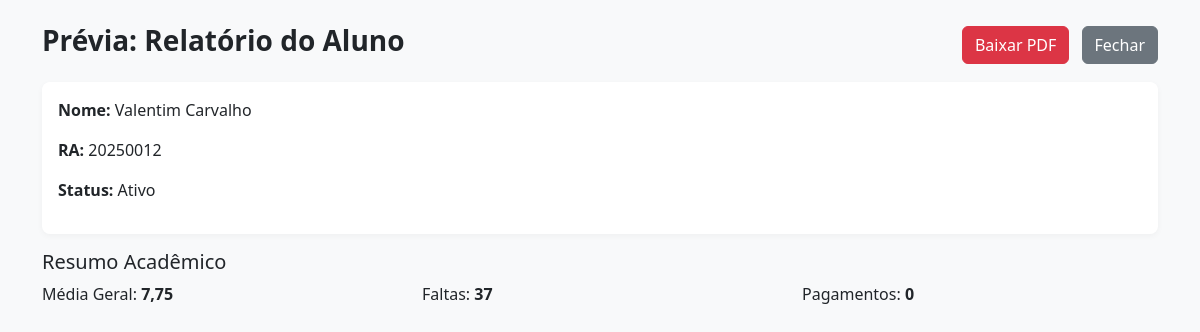
Screenshot of /relatorios/preview/aluno/ (signed in) with the database file from the repository.
### apps/academico/models.py (models this page shows, shortened)
class Aluno(models.Model):
    user = models.OneToOneField(settings.AUTH_USER_MODEL, on_delete=models.CASCADE, primary_key=True)
    RA_aluno = models.CharField(max_length=50, unique=True)
    RG_aluno = models.CharField(max_length=20, unique=True)
    data_nascimento = models.DateField()
    genero = models.CharField(max_length=20)
    etinia = models.CharField(max_length=50, blank=True, null=True)
    deficiencia = models.CharField(max_length=100, blank=True, null=True)
    estado_civil = models.CharField(max_length=20)
    conclusao_EM = models.DateField(blank=True, null=True)
    data_matricula = models.DateField(auto_now_add=True)
    status_matricula = models.CharField(max_length=20, default='Ativo')
    turma_atual = models.ForeignKey(Turma, on_delete=models.SET_NULL, null=True, blank=True, related_name='alunos')
    cod_endereco = models.ForeignKey(Endereco, on_delete=models.SET_NULL, null=True)
    responsavel_legal = models.ForeignKey(Responsavel, on_delete=models.SET_NULL, null=True, blank=True)
    class Meta:
        verbose_name = 'Aluno'
        verbose_name_plural = 'Alunos'
        db_table = 'academico_aluno'

### apps/relatorios/views.py (the view)
# urls.py: path('preview/aluno/', views.preview_relatorio_aluno, name='preview_relatorio_aluno_meu'),
@login_required
def preview_relatorio_aluno(request, aluno_id=None):
    aluno = _get_aluno_or_403(request, aluno_id)
    if not aluno:
        return redirect('home')
    from apps.academico.models import Historico, RegistroOcorrencia
    from apps.payments.models import Pagamento
    from apps.relatorios.models import DocumentoEmitido
    historicos = aluno.historico.select_related('turma_disciplina_professor__disciplina').all()
    media_geral = historicos.aggregate(avg=Avg('media_final'))['avg'] or 0
    faltas_total = historicos.aggregate(total=Sum('total_faltas'))['total'] or 0
    pagamentos = Pagamento.objects.filter(aluno=aluno.user).order_by('-data_criacao')
    total_pendente = Decimal('0.00')
    total_recebido = Decimal('0.00')
    for p in pagamentos.filter(status='pendente'):
        total_pendente += (p.valor or Decimal('0.00'))
    for p in pagamentos.filter(status='pago'):
        total_recebido += (p.valor or Decimal('0.00'))
    docs = DocumentoEmitido.objects.filter(aluno=aluno).order_by('-data_emissao')
    ocorrencias = RegistroOcorrencia.objects.filter(aluno=aluno).order_by('-data_registro')[:5]
    context = {
        'aluno': aluno,
        'historicos': historicos,
        'media_geral': media_geral,
        'faltas_total': faltas_total,
        'total_recebido': total_recebido,
        'total_pendente': total_pendente,
        'pagamentos_count': pagamentos.count(),
        'docs': docs,
        'ocorrencias': ocorrencias,
    }
    return render(request, 'relatorios/preview_aluno.html', context)

### apps/relatorios/views.py (called while the page is built)
def _get_aluno_or_403(request, aluno_id):
    if aluno_id:
        if not (issecretaria(request.user) or request.user.profile.tipo == 'coordenacao'):
            messages.error(request, "Sem permissão.")
            return None
        return get_object_or_404(Aluno, pk=aluno_id)
    else:
        if not hasattr(request.user, 'aluno'):
            messages.error(request, "Perfil de aluno não encontrado.")
            return None
        return request.user.aluno

### templates/relatorios/preview_aluno.html (shortened to what this page needs)
{% extends 'base.html' %}
{% load static %}
{% block content %}
<div class="container py-4">
    <div class="d-flex justify-content-between align-items-center mb-3">
        <h3 class="fw-bold">Prévia: Relatório do Aluno</h3>
        <div>
            <a href="{% url 'relatorio_aluno_geral_pdf' aluno.id %}" class="btn btn-danger" target="_blank">Baixar PDF</a>
            <a href="javascript:window.close();" class="btn btn-secondary ms-2">Fechar</a>
        </div>
    </div>
    <div class="card mb-3">
        <div class="card-body">
            <p><strong>Nome:</strong> {{ aluno.user.get_full_name }}</p>
            <p><strong>RA:</strong> {{ aluno.RA_aluno }}</p>
            <p><strong>Status:</strong> {{ aluno.status_matricula }}</p>
        </div>
    </div>
    <h5>Resumo Acadêmico</h5>
    <div class="row">
        <div class="col-md-4">Média Geral: <strong>{{ media_geral|floatformat:2 }}</strong></div>
        <div class="col-md-4">Faltas: <strong>{{ faltas_total }}</strong></div>
        <div class="col-md-4">Pagamentos: <strong>{{ pagamentos_count }}</strong></div>
    </div>
</div>
{% endblock %}

### static/css/style.css (style rules this page uses)
:root { --primary-color: #FF0000; --primary-dark: #CC0000; --secondary-color: #FF3333; --accent-color: #FFF5F5; --text-light: #FFFFFF; --text-dark: #333333; --sidebar-width: 250px; }
a { color: var(--primary-color); text-decoration: none; }
html, body { height: 100%; margin: 0; font-family: 'Segoe UI', Roboto, 'Helvetica Neue', Arial, sans-serif; background-color: #f5f6f8; }
.card { border: none; border-radius: 8px; box-shadow: 0 2px 6px rgba(0,0,0,0.04); transition: transform 0.2s ease, box-shadow 0.2s ease; background-color: #fff; }

### static/css/home.css (style rules this page uses)
:root { --senai-red: #c41e3a; --senai-dark: #1a1a1a; --senai-light: #f8f9fa; --gradient-primary: linear-gradient(135deg, #c41e3a 0%, #e74c3c 100%); --gradient-secondary: linear-gradient(135deg, #2c3e50 0%, #34495e 100%); --transition: all 0.3s cubic-bezier(0.25, 0.46, 0.45, 0.94); --spacing-xs: clamp(0.5rem, 2vw, 1rem); --spacing-sm: clamp(1rem, 2.5vw, 1.5rem); --spacing-md: clamp(1.5rem, 3vw, 2rem); --spacing-lg: clamp(2rem, 4vw, 3rem); --spacing-xl: clamp(3rem, 5vw, 4rem); --font-size-h1: clamp(1.8rem, 6vw, 3.5rem); --font-size-h2: clamp(1.4rem, 4vw, 2.5rem); --font-size-h5: clamp(1rem, 2.5vw, 1.3rem); --font-size-body: clamp(0.85rem, 1.5vw, 1rem); }

### static/css/buttons.css (style rules this page uses)
:root { --senai-red: #FF0000; --senai-red-dark: #CC0000; --senai-gray: #6c757d; --senai-danger: #dc3545; --animation-speed: 0.2s; }
.btn { transition: all var(--animation-speed) ease-in-out; border-radius: 6px; font-weight: 500; }

### rows the page displays
Aluno: user.get_full_name "Valentim Carvalho", RA_aluno "20250012", status_matricula "Ativo"

### other values shown
{{ media_geral|floatformat:2 }} "7,75"
{{ faltas_total }} "37"
{{ pagamentos_count }} "0"
